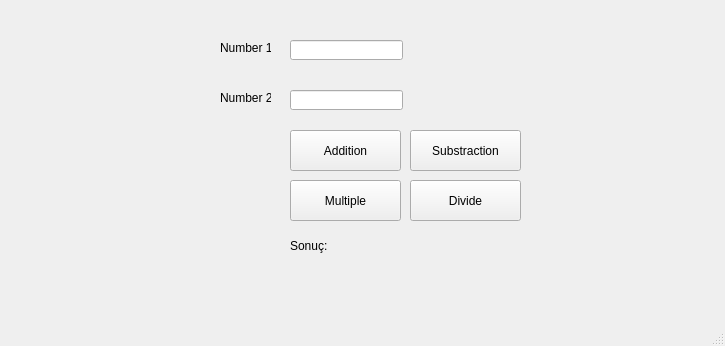
<?xml version="1.0" encoding="UTF-8"?>
<ui version="4.0">
 <class>MainWindow</class>
 <widget class="QMainWindow" name="MainWindow">
  <property name="geometry">
   <rect>
    <x>0</x>
    <y>0</y>
    <width>725</width>
    <height>346</height>
   </rect>
  </property>
  <property name="windowTitle">
   <string>MainWindow</string>
  </property>
  <widget class="QWidget" name="centralwidget">
   <widget class="QLabel" name="label">
    <property name="geometry">
     <rect>
      <x>220</x>
      <y>40</y>
      <width>51</width>
      <height>16</height>
     </rect>
    </property>
    <property name="text">
     <string>Number 1</string>
    </property>
   </widget>
   <widget class="QLabel" name="label_2">
    <property name="geometry">
     <rect>
      <x>220</x>
      <y>90</y>
      <width>51</width>
      <height>16</height>
     </rect>
    </property>
    <property name="text">
     <string>Number 2</string>
    </property>
   </widget>
   <widget class="QLineEdit" name="txt_num01">
    <property name="geometry">
     <rect>
      <x>290</x>
      <y>40</y>
      <width>113</width>
      <height>20</height>
     </rect>
    </property>
   </widget>
   <widget class="QLineEdit" name="txt_num02">
    <property name="geometry">
     <rect>
      <x>290</x>
      <y>90</y>
      <width>113</width>
      <height>20</height>
     </rect>
    </property>
   </widget>
   <widget class="QPushButton" name="btn_top">
    <property name="geometry">
     <rect>
      <x>290</x>
      <y>130</y>
      <width>111</width>
      <height>41</height>
     </rect>
    </property>
    <property name="text">
     <string>Addition</string>
    </property>
   </widget>
   <widget class="QPushButton" name="btn_cik">
    <property name="geometry">
     <rect>
      <x>410</x>
      <y>130</y>
      <width>111</width>
      <height>41</height>
     </rect>
    </property>
    <property name="text">
     <string>Substraction</string>
    </property>
   </widget>
   <widget class="QPushButton" name="btn_bol">
    <property name="geometry">
     <rect>
      <x>290</x>
      <y>180</y>
      <width>111</width>
      <height>41</height>
     </rect>
    </property>
    <property name="text">
     <string>Multiple</string>
    </property>
   </widget>
   <widget class="QPushButton" name="btn_carp">
    <property name="geometry">
     <rect>
      <x>410</x>
      <y>180</y>
      <width>111</width>
      <height>41</height>
     </rect>
    </property>
    <property name="text">
     <string>Divide</string>
    </property>
   </widget>
   <widget class="QLabel" name="lbl_result">
    <property name="geometry">
     <rect>
      <x>290</x>
      <y>230</y>
      <width>111</width>
      <height>31</height>
     </rect>
    </property>
    <property name="text">
     <string>Sonuç:</string>
    </property>
   </widget>
  </widget>
  <widget class="QMenuBar" name="menubar">
   <property name="geometry">
    <rect>
     <x>0</x>
     <y>0</y>
     <width>725</width>
     <height>21</height>
    </rect>
   </property>
  </widget>
  <widget class="QStatusBar" name="statusbar"/>
 </widget>
 <resources/>
 <connections/>
</ui>
